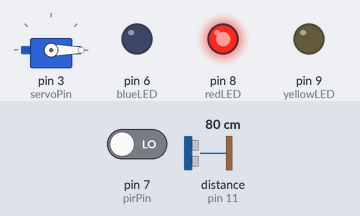
Recording of a sketch running on a simulated Arduino Uno, built with avr-gcc and run on an emulated ATmega328P. Shown: servo, output pins drawn as LEDs (lit = HIGH). Wiring (inferred from the names in the program): ultrasonic range finder: trigger pin 10; echo pin 11. The inputs (shaded band) are chosen by the test bench; at power-on: pin 7 (pirPin) LOW, distance to the obstacle (sensor on pin 11) 80 cm. The echo pulse lasts 58.3 µs per cm; pins used as bus, display or sensor lines are not drawn; what the sketch prints to the serial monitor is not drawn.

Above: at 1.3 s.
1.4 s: pin 7 (pirPin) driven HIGH
At 2.6 s:
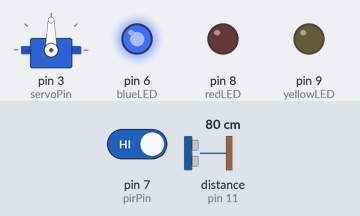
3.0 s: pin 7 (pirPin) driven LOW
At 3.5 s:
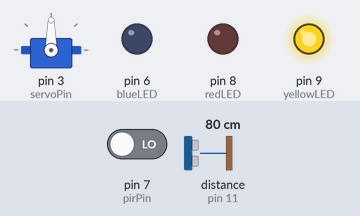
Timing chart, 0 to 7.1 s (numbered marks = the images above; inputs shaded):
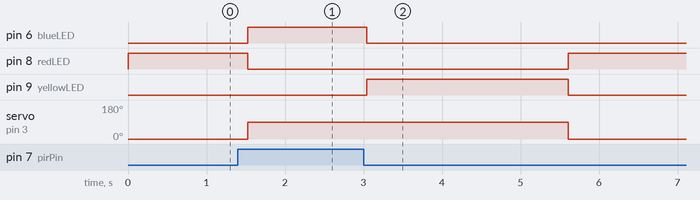

The sketch:

FINAL.ino
```cpp
#include <Servo.h>

// --- Pin Definitions ---
const int pirPin = 7;
const int servoPin = 3;
const int trigPin = 10;
const int echoPin = 11;
const int redLED = 8;
const int yellowLED = 9;
const int blueLED = 6;

Servo lidServo;

// --- Variables ---
long duration;
int distance;
const int binHeight = 38; // cm
int fillLevel = 0;
bool motionDetected = false;
bool lidOpen = false;
unsigned long motionEndTime = 0;

void setup() {
  Serial.begin(9600);

  pinMode(pirPin, INPUT);
  pinMode(trigPin, OUTPUT);
  pinMode(echoPin, INPUT);
  pinMode(redLED, OUTPUT);
  pinMode(yellowLED, OUTPUT);
  pinMode(blueLED, OUTPUT);

  lidServo.attach(servoPin);
  lidServo.write(0); // Start with lid closed
}

void loop() {
  // --- Measure Fill Level (Ultrasonic) ---
  digitalWrite(trigPin, LOW);
  delayMicroseconds(2);
  digitalWrite(trigPin, HIGH);
  delayMicroseconds(10);
  digitalWrite(trigPin, LOW);

  duration = pulseIn(echoPin, HIGH, 30000); // 30ms timeout
  if (duration == 0) {
    Serial.println("⚠️ No echo detected – bin likely empty or issue.");
  } else {
    distance = duration * 0.034 / 2;
    fillLevel = map(distance, 2, binHeight, 100, 0);
    fillLevel = constrain(fillLevel, 0, 100);

    Serial.print("Distance: ");
    Serial.print(distance);
    Serial.print(" cm | Fill Level: ");
    Serial.print(fillLevel);
    Serial.println(" %");
  }

  // --- PIR Motion Detection ---
  int motion = digitalRead(pirPin);

  if (motion == HIGH) {
    // BLUE LED = Person detected
    digitalWrite(blueLED, HIGH);
    digitalWrite(redLED, LOW);
    digitalWrite(yellowLED, LOW);

    if (!lidOpen) {
      lidServo.write(90); // Open lid
      Serial.println("LID OPEN");
      lidOpen = true;
    }

    motionDetected = true;
    motionEndTime = millis(); // Reset hold timer
  } else {
    if (motionDetected && (millis() - motionEndTime < 3000)) {
      // YELLOW LED = Recently detected
      digitalWrite(yellowLED, HIGH);
      digitalWrite(blueLED, LOW);
      digitalWrite(redLED, LOW);
      Serial.println("RECENT MOTION – HOLDING YELLOW LED");
    } else {
      // RED LED = No motion
      digitalWrite(redLED, HIGH);
      digitalWrite(blueLED, LOW);
      digitalWrite(yellowLED, LOW);

      if (lidOpen) {
        lidServo.write(0); // Close lid
        Serial.println("LID CLOSED");
        lidOpen = false;
      }

      motionDetected = false;
    }
  }

  delay(500);
}
```

Measured:
- after the input at 1.4 s, pin 6 (blueLED): LOW → HIGH after 0.12 s; pin 8 (redLED): HIGH → LOW after 0.12 s; servo on pin 3 (servoPin): 0° → 90° after 0.12 s
- after the input at 3.0 s, pin 6 (blueLED): HIGH → LOW at once; pin 8 (redLED): LOW → HIGH after 2.6 s; pin 9 (yellowLED): LOW → HIGH at once, → LOW 2.6 s later; servo on pin 3 (servoPin): 90° → 0° after 2.6 s
